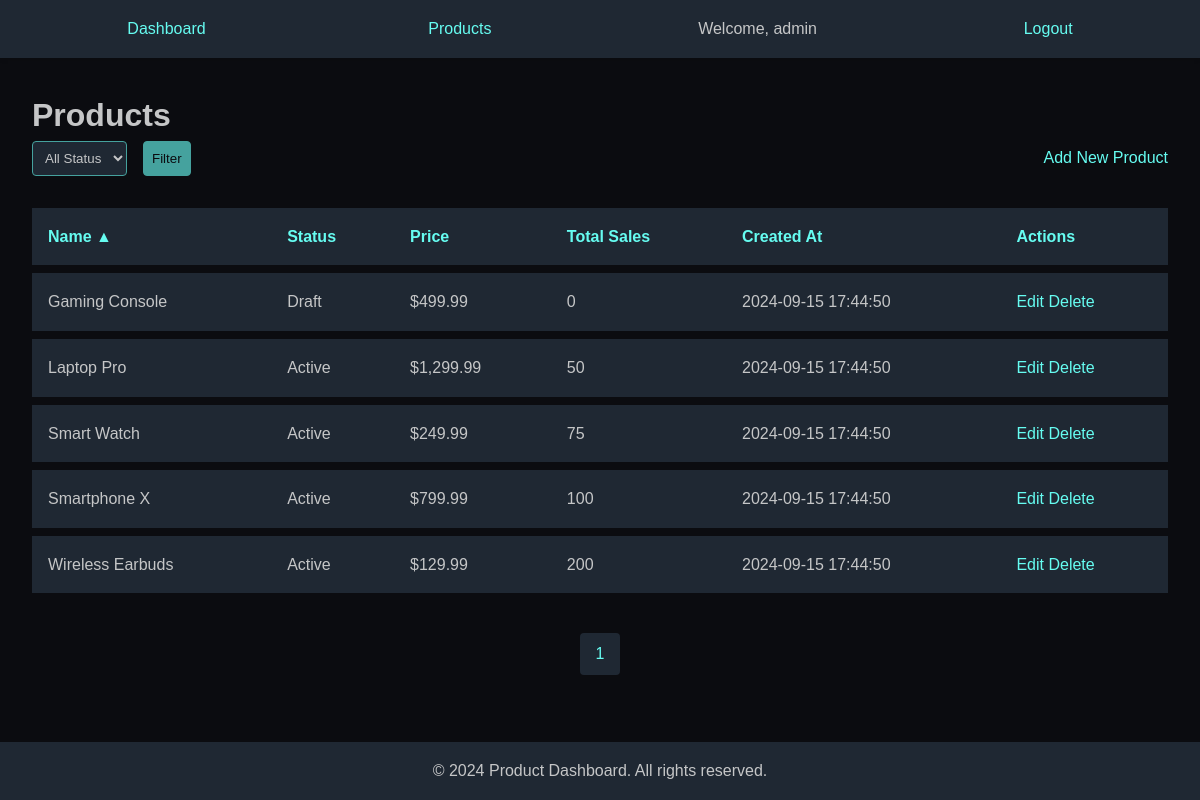
Screenshot of /?page=products (signed in) with the database file from the repository.
### tables this page shows
CREATE TABLE products (
        id INTEGER PRIMARY KEY AUTOINCREMENT,
        name TEXT NOT NULL,
        status TEXT NOT NULL,
        price REAL NOT NULL,
        total_sales INTEGER DEFAULT 0,
        created_at DATETIME DEFAULT CURRENT_TIMESTAMP
    );

### products.php (called while the page is built, shortened)
<?php
require_once 'db.php';
function get_products($sort = 'name', $order = 'ASC', $status = null, $limit = 10, $offset = 0) {
    $query = "SELECT * FROM products";
    $params = [];
    $query .= " ORDER BY $sort $order LIMIT ? OFFSET ?";
    $params[] = $limit;
    $params[] = $offset;
    return db_select($query, $params);
}

### db.php (called while the page is built, shortened)
<?php
function db_connect() {
    $databaseUrl = 'sqlite:' . __DIR__ . '/db.sqlite';
    $pdo = new PDO($databaseUrl);
    $pdo->setAttribute(PDO::ATTR_ERRMODE, PDO::ERRMODE_EXCEPTION);
    $pdo->exec("CREATE TABLE IF NOT EXISTS products (
        id INTEGER PRIMARY KEY AUTOINCREMENT,
        name TEXT NOT NULL,
        status TEXT NOT NULL,
        price REAL NOT NULL,
        total_sales INTEGER DEFAULT 0,
        created_at DATETIME DEFAULT CURRENT_TIMESTAMP
    )");
    return $pdo;
}
function db_query($query, $params = []) {
    $pdo = db_connect();
    $stmt = $pdo->prepare($query);
    $stmt->execute($params);
    return $stmt;
}
function db_select($query, $params = []) {
    $stmt = db_query($query, $params);
    return $stmt->fetchAll(PDO::FETCH_ASSOC);
}
function db_select_one($query, $params = []) {
    $stmt = db_query($query, $params);
    return $stmt->fetch(PDO::FETCH_ASSOC);
}

### templates/product_list.php (the view, shortened to what this page needs)
<?php include 'includes/header.php'; ?>
<h1>Products</h1>
<div class="filters">
    <form action="" method="GET">
        <select name="status">
            <option value="">All Status</option>
        </select>
        <button type="submit">Filter</button>
    </form>
    <a href="?page=products&action=create" class="add-product-btn">Add New Product</a>
</div>
<table>
    <thead>
        <tr>
            <th><a href="?page=products&sort=name&order=<?php echo $sort == 'name' && $order == 'ASC' ? 'DESC' : 'ASC'; ?>">Name <?php echo $sort == 'name' ? ($order == 'ASC' ? '▲' : '▼') : ''; ?></a></th>
            <th>Status</th>
            <th><a href="?page=products&sort=price&order=<?php echo $sort == 'price' && $order == 'ASC' ? 'DESC' : 'ASC'; ?>">Price <?php echo $sort == 'price' ? ($order == 'ASC' ? '▲' : '▼') : ''; ?></a></th>
            <th><a href="?page=products&sort=total_sales&order=<?php echo $sort == 'total_sales' && $order == 'ASC' ? 'DESC' : 'ASC'; ?>">Total Sales <?php echo $sort == 'total_sales' ? ($order == 'ASC' ? '▲' : '▼') : ''; ?></a></th>
            <th><a href="?page=products&sort=created_at&order=<?php echo $sort == 'created_at' && $order == 'ASC' ? 'DESC' : 'ASC'; ?>">Created At <?php echo $sort == 'created_at' ? ($order == 'ASC' ? '▲' : '▼') : ''; ?></a></th>
            <th>Actions</th>
        </tr>
    </thead>
    <tbody>
        <?php foreach ($products as $product): ?>
        <tr>
            <td><?php echo htmlspecialchars($product['name']); ?></td>
            <td><span class="status-badge status-<?php echo strtolower($product['status']); ?>"><?php echo htmlspecialchars($product['status']); ?></span></td>
            <td>$<?php echo number_format($product['price'], 2); ?></td>
            <td><?php echo $product['total_sales']; ?></td>
            <td><?php echo date('Y-m-d H:i:s', strtotime($product['created_at'])); ?></td>
            <td>
                <a href="?page=products&action=edit&id=<?php echo $product['id']; ?>" class="action-btn edit-btn">Edit</a>
                <a href="?page=products&action=delete&id=<?php echo $product['id']; ?>" class="action-btn delete-btn" onclick="return confirm('Are you sure you want to delete this product?')">Delete</a>
            </td>
        </tr>
        <?php endforeach; ?>
    </tbody>
</table>
<div class="pagination">
    <?php for ($i = 1; $i <= $total_pages; $i++): ?>
        <a href="?page=products&page=<?php echo $i; ?>" <?php echo $page == $i ? 'class="active"' : ''; ?>><?php echo $i; ?></a>
    <?php endfor; ?>
</div>
<?php include 'includes/footer.php'; ?>

### assets/css/styles.css (style rules this page uses)
* { margin: 0; padding: 0; box-sizing: border-box; }
body { font-family: 'Arial', sans-serif; line-height: 1.6; color: #C5C6C7; background-color: #0B0C10; }
a { color: #66FCF1; text-decoration: none; transition: color 0.3s ease; }
.filters { margin-bottom: 1.5rem; display: flex; justify-content: space-between; align-items: center; }
.filters form { display: flex; gap: 1rem; }
.filters select, .filters button { padding: 0.5rem; border-radius: 4px; border: 1px solid #45A29E; background-color: #1F2833; color: #C5C6C7; }
.filters button { cursor: pointer; background-color: #45A29E; color: #0B0C10; transition: background-color 0.3s ease; }
table { width: 100%; border-collapse: separate; border-spacing: 0 0.5rem; margin-bottom: 1rem; }
th, td { padding: 1rem; text-align: left; }
th { background-color: #1F2833; color: #66FCF1; font-weight: bold; }
tr { background-color: #1F2833; transition: background-color 0.3s ease; }
.pagination { display: flex; justify-content: center; margin-top: 2rem; }
.pagination a { padding: 0.5rem 1rem; margin: 0 0.25rem; background-color: #1F2833; border-radius: 4px; transition: background-color 0.3s ease; }

### rows the page displays
products: name "Gaming Console", status "Draft", price "499.99", total_sales "0", created_at "2024-09-15 17:44:50"
products: name "Laptop Pro", status "Active", price "1,299.99", total_sales "50", created_at "2024-09-15 17:44:50"
products: name "Smart Watch", status "Active", price "249.99", total_sales "75", created_at "2024-09-15 17:44:50"
products: name "Smartphone X", status "Active", price "799.99", total_sales "100", created_at "2024-09-15 17:44:50"
products: name "Wireless Earbuds", status "Active", price "129.99", total_sales "200", created_at "2024-09-15 17:44:50"

### other values shown
$_SESSION['user']['username'] "admin"
SITE_NAME "Product Dashboard"
